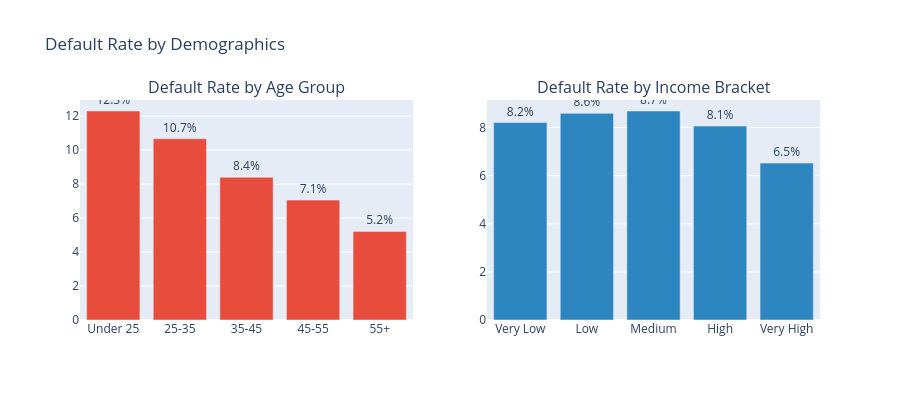

Write notebook code for a chart like this one.
### Code cell
fig_demo = make_subplots(
    rows=1, cols=2,
    subplot_titles=('Default Rate by Age Group',
                    'Default Rate by Income Bracket')
)

# Age groups
df['AGE_GROUP'] = pd.cut(df['AGE_YEARS'],
                          bins=[0, 25, 35, 45, 55, 100],
                          labels=['Under 25', '25-35',
                                  '35-45', '45-55', '55+'])
age_default = df.groupby('AGE_GROUP', observed=True)['TARGET'].mean() * 100

fig_demo.add_trace(go.Bar(
    x=age_default.index.astype(str),
    y=age_default.values,
    marker_color='#E74C3C',
    name='Age group',
    text=age_default.round(1).astype(str) + '%',
    textposition='outside'
), row=1, col=1)

# Income brackets
df['INCOME_BRACKET'] = pd.qcut(
    df['AMT_INCOME_TOTAL'], q=5,
    labels=['Very Low', 'Low', 'Medium', 'High', 'Very High'])
income_default = df.groupby(
    'INCOME_BRACKET', observed=True)['TARGET'].mean() * 100

fig_demo.add_trace(go.Bar(
    x=income_default.index.astype(str),
    y=income_default.values,
    marker_color='#2E86C1',
    name='Income bracket',
    text=income_default.round(1).astype(str) + '%',
    textposition='outside'
), row=1, col=2)

fig_demo.update_layout(
    title='Default Rate by Demographics',
    height=400,
    showlegend=False,
    paper_bgcolor='white'
)

fig_demo.show()
print("Demographics chart created!")

### Figure 1 — Plotly figure (JSON) as saved in the notebook; plotly's stock layout.template omitted (floating-point values rounded to 4 significant figures)
{"data": [{"marker": {"color": "#E74C3C"}, "name": "Age group", "text": ["12.3%", "10.7%", "8.4%", "7.1%", "5.2%"], "textposition": "outside", "type": "bar", "x": ["Under 25", "25-35", "35-45", "45-55", "55+"], "xaxis": "x", "y": [12.3, 10.67, 8.405, 7.058, 5.216], "yaxis": "y"}, {"marker": {"color": "#2E86C1"}, "name": "Income bracket", "text": ["8.2%", "8.6%", "8.7%", "8.1%", "6.5%"], "textposition": "outside", "type": "bar", "x": ["Very Low", "Low", "Medium", "High", "Very High"], "xaxis": "x2", "y": [8.206, 8.588, 8.685, 8.057, 6.52], "yaxis": "y2"}], "layout": {"annotations": [{"font": {"size": 16}, "showarrow": false, "text": "Default Rate by Age Group", "x": 0.225, "xanchor": "center", "xref": "paper", "y": 1, "yanchor": "bottom", "yref": "paper"}, {"font": {"size": 16}, "showarrow": false, "text": "Default Rate by Income Bracket", "x": 0.775, "xanchor": "center", "xref": "paper", "y": 1, "yanchor": "bottom", "yref": "paper"}], "height": 400, "paper_bgcolor": "white", "showlegend": false, "title": {"text": "Default Rate by Demographics"}, "xaxis": {"anchor": "y", "domain": [0, 0.45]}, "xaxis2": {"anchor": "y2", "domain": [0.55, 1]}, "yaxis": {"anchor": "x", "domain": [0, 1]}, "yaxis2": {"anchor": "x2", "domain": [0, 1]}}}
